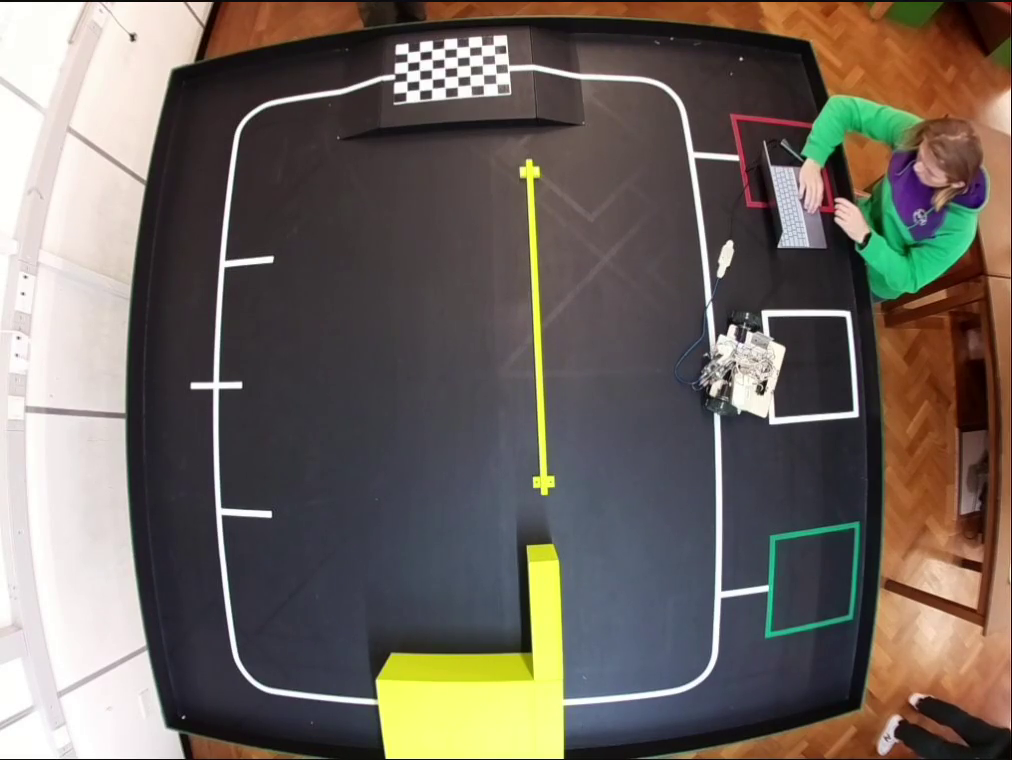
#> input picture src/calibrate/vlcsnap-2022-11-21-10h47m11s677.png, 1012 x 760 px
$ python undistort.py vlcsnap-2022-11-21-10h47m11s677.png   (older library calls are emulated)
#> lines starting #> are read from the running program, lines starting #| are printed output that depends on the picture
import cv2
# assert cv2.__version__[0] == '3', 'The fisheye module requires opencv version >= 3.0.0'
import numpy as np
import os
import glob
import sys

# You should replace these 3 lines with the output in calibration step
DIM=(1012, 760)
K = np.array([[567.4130565572482, 0.0, 501.39791714355], [0.0, 567.3325405728447, 412.9039077874256], [0.0, 0.0, 1.0]])
D = np.array([[-0.05470334257497442], [-0.09142371384400942], [0.17966906821072895], [-0.08708720575337928]])
def undistort(img_path, balance=0.0, dim2=None, dim3=None):
#> called with img_path = 'vlcsnap-2022-11-21-10h47m11s677.png', balance = 0
    img = cv2.imread(img_path)
#> img is the input picture: shape (760, 1012, 3); mean B, G, R 94.5, 101.8, 110.6
    dim1 = img.shape[:2][::-1]  #dim1 is the dimension of input image to un-distort
#> dim1 = (1012, 760)
    assert dim1[0]/dim1[1] == DIM[0]/DIM[1], "Image to undistort needs to have same aspect ratio as the ones used in calibration"
    if not dim2:
        dim2 = dim1
#> dim2 = (1012, 760)
    if not dim3:
        dim3 = dim1
#> dim3 = (1012, 760)
        scaled_K = K * dim1[0] / DIM[0]  # The values of K is to scale with image dimension.
    scaled_K[2][2] = 1.0  # Except that K[2][2] is always 1.0    # This is how scaled_K, dim2 and balance are used to determine the final K used to un-distort image. OpenCV document failed to make this clear!
    new_K = cv2.fisheye.estimateNewCameraMatrixForUndistortRectify(scaled_K, D, dim2, np.eye(3), balance=balance)
    map1, map2 = cv2.fisheye.initUndistortRectifyMap(scaled_K, D, np.eye(3), new_K, dim3, cv2.CV_16SC2)
    undistorted_img = cv2.remap(img, map1, map2, interpolation=cv2.INTER_LINEAR, borderMode=cv2.BORDER_CONSTANT)
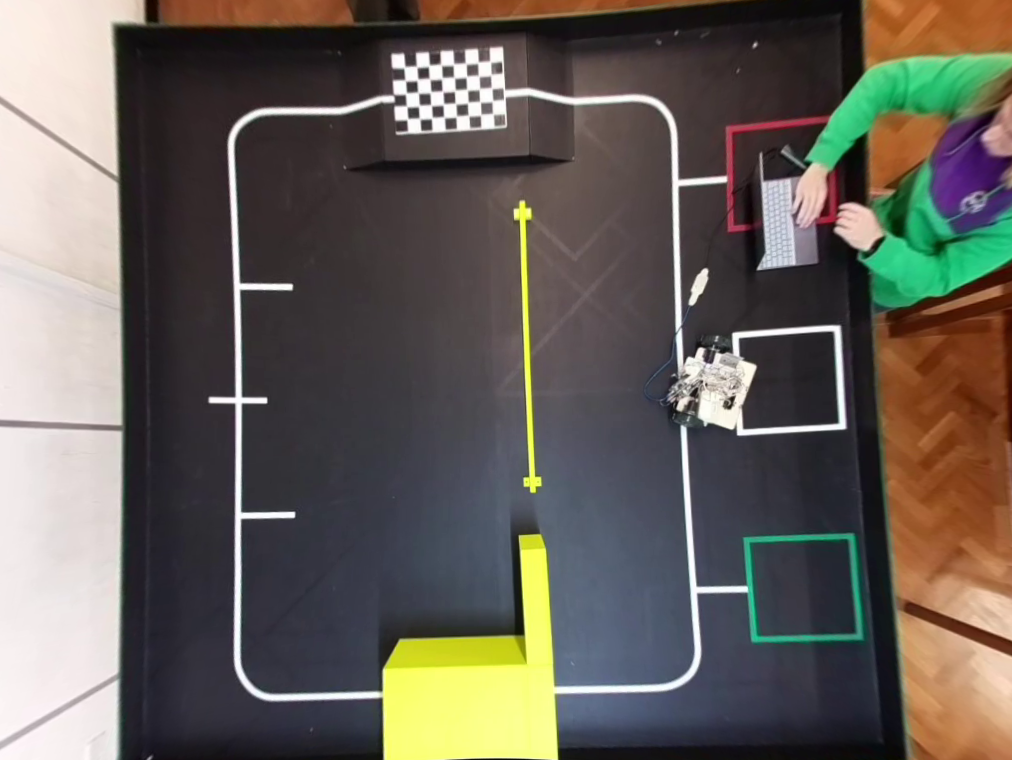
#> undistorted_img: shape (760, 1012, 3); mean B, G, R 89.1, 96.1, 102.2
    cv2.imshow("undistorted", undistorted_img)
    cv2.waitKey(0)
    cv2.destroyAllWindows()

if __name__ == '__main__':
    for p in sys.argv[1:]:
        undistort(p)
